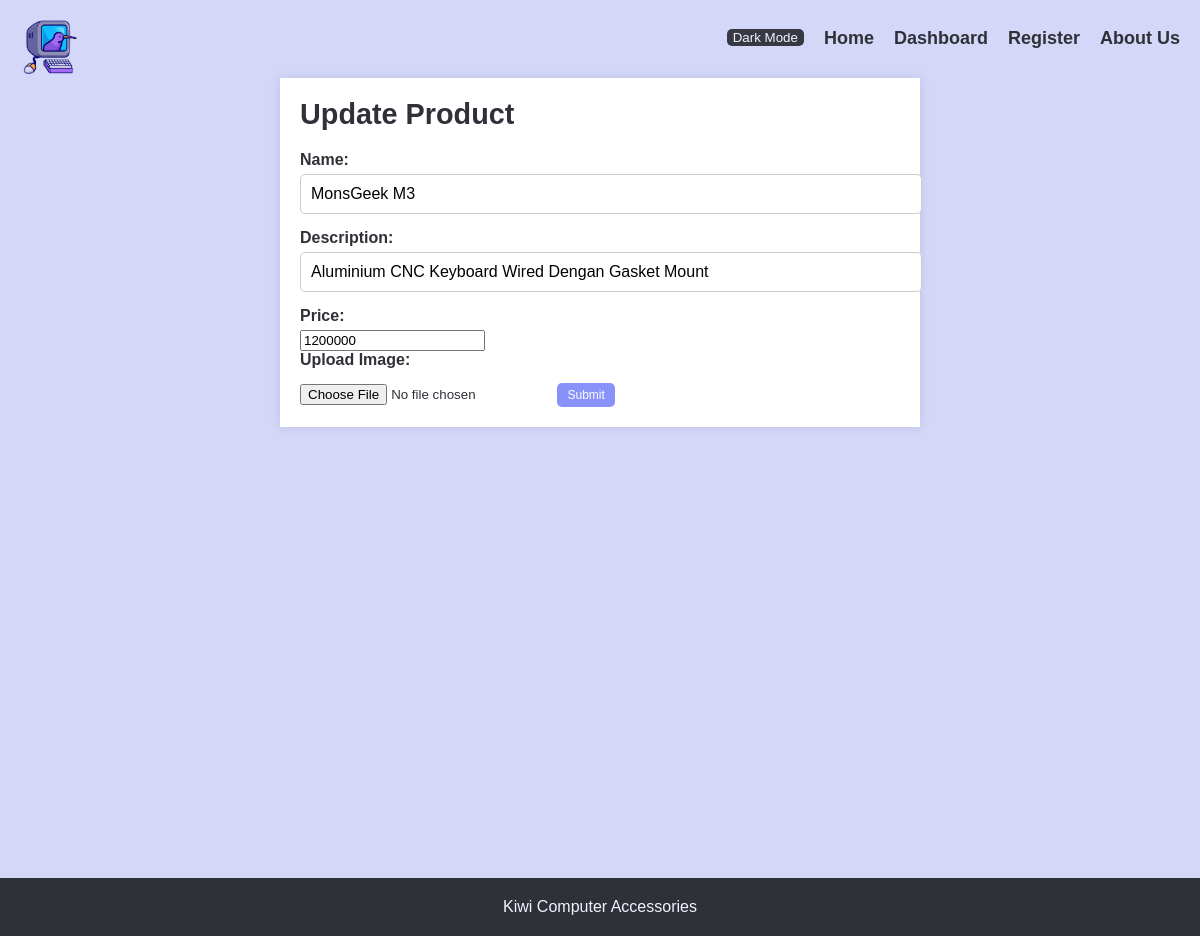
The page /update.php?id=1 (signed in) on the database its author committed.
### tables this page shows
CREATE TABLE `accessories` (
  `id` int(5) NOT NULL,
  `name` varchar(50) NOT NULL,
  `description` varchar(255) NOT NULL,
  `price` int(10) NOT NULL,
  `image` varchar(255) NOT NULL
);

### update.php (the view, shortened to what this page needs)
<?php require("includes/connection.php") ?>
<?php
if (isset($_GET["id"])) {
    $id = $_GET["id"];
    $result = mysqli_query($conn, "SELECT * FROM accessories WHERE id = '$id'");
    $row = mysqli_fetch_assoc($result);
}
?>
<!DOCTYPE html>
<html lang="en">
<head>
    <link rel="stylesheet" href="style.css">
</head>
<body>
    <header>
        <?php include('includes/navbar.php'); ?>
    </header>
    <section class="form-section">
        <div class="container-form">
            <h2>Update Product</h2>
            <form action="" method="POST" enctype="multipart/form-data">
                <label for="name">Name:</label>
                <input type="text" id="name" name="name" value="<?= $row['name'] ?>" required>
                <label for="description">Description:</label>
                <input type="text" id="description" name="description" value="<?= $row['description'] ?>" required>
                <label for="price">Price:</label>
                <input type="number" id="price" name="price" value="<?= $row['price'] ?>" required>
                <label for="image">Upload Image:</label>
                <input type="file" id="image" name="image" value="<?= $row['image'] ?>" accept="image/*">
                <button type="submit" name="update" value="update">Submit</button>
            </form>
        </div>
    </section>
    <?php include('includes/footer.php'); ?>
</body>
</html>

### style.css (style rules this page uses)
body, h1, h2, p, ul, li { margin: 0; padding: 0; }
body { font-family: Arial, sans-serif; background-color: #d4d7f8; color: #303038; }
.container-form { max-width: 600px; margin: 0 auto; padding: 20px; background-color: #fff; box-shadow: 0 0 10px rgba(0, 0, 0, 0.1); }
.form-section { height: 100vh; }
.form-section h2 { font-size: 1.8em; margin-bottom: 20px; color: #303038; }
label { display: block; font-weight: bold; margin-bottom: 5px; color: #303038; }
input[type="text"] { width: 100%; padding: 10px; margin-bottom: 15px; border: 1px solid #ccc; border-radius: 5px; font-size: 16px; }
input[type="file"] { margin-top: 10px; }
.container-form button[type="submit"] { background-color: #8992F9; color: #fff; border: none; padding: 5px 10px; font-size: 12px; border-radius: 5px; cursor: pointer; transition: background-color 0.3s ease, color 0.3s ease; }

### rows shown on the page
accessories: name "MonsGeek M3", description "Aluminium CNC Keyboard Wired Dengan Gasket Mount", price "1200000"
